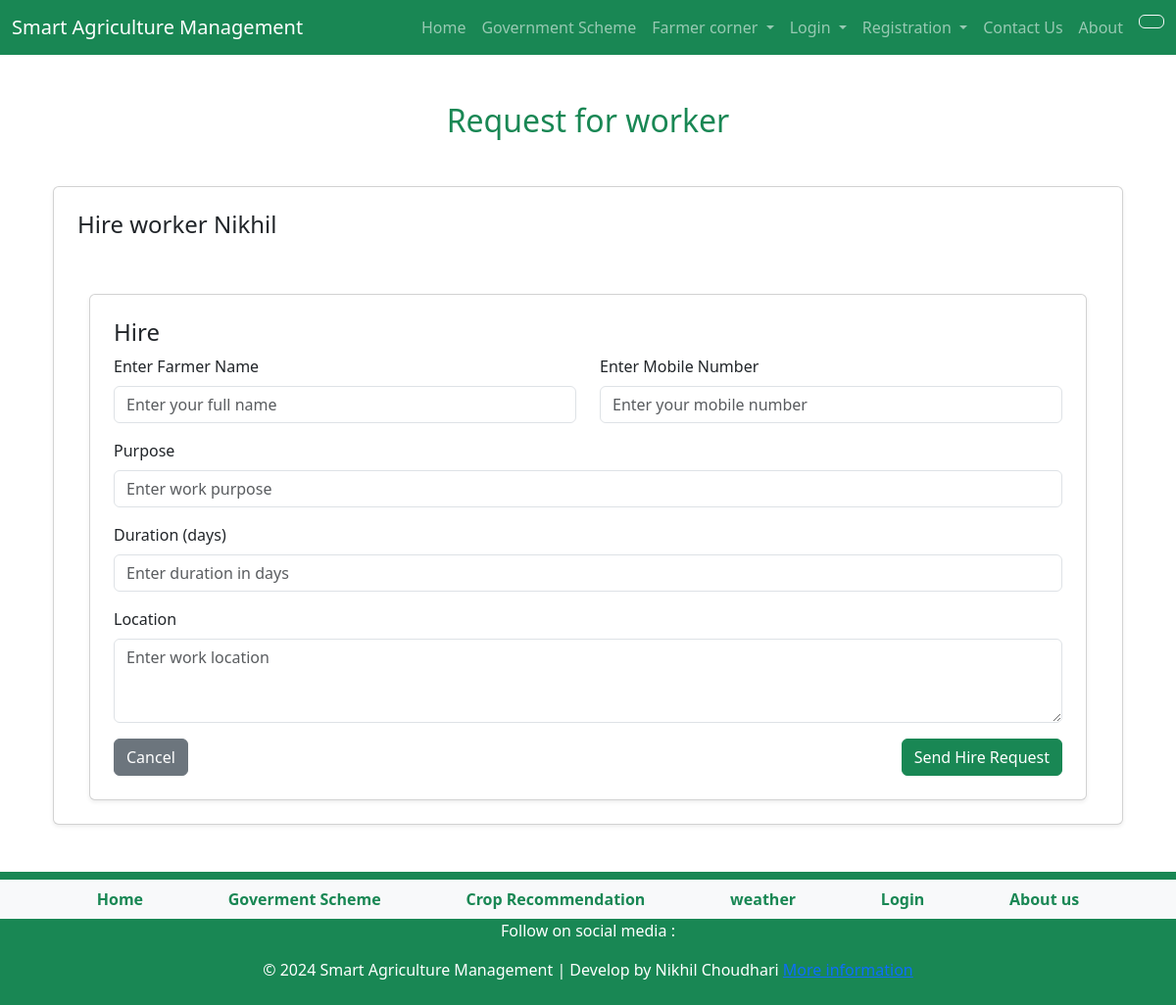
Before: /hire/3/ with the older database file.
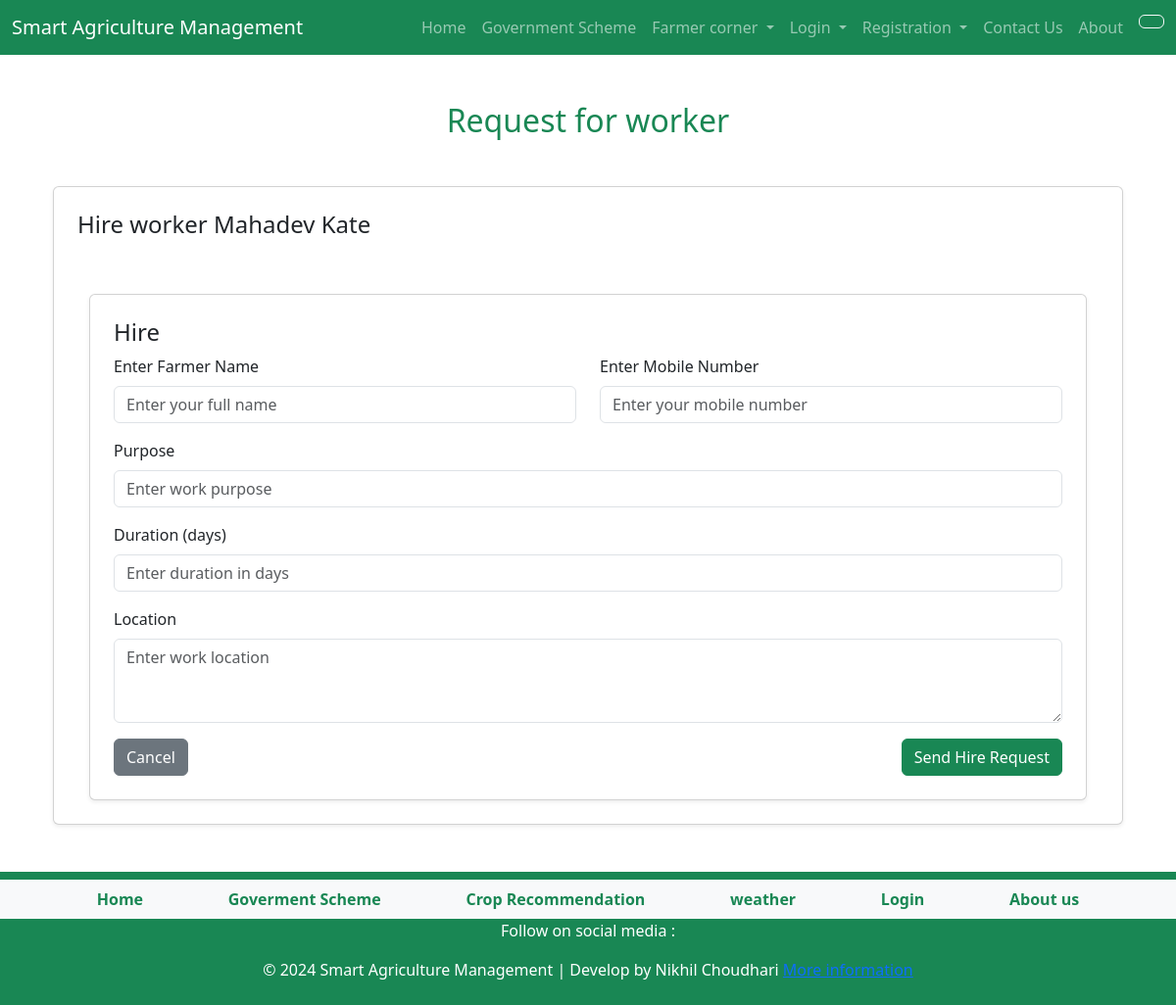
After: the same page with the newer database file.
### agri/models.py (models this page shows)
class worker(models.Model):
    fullName= models.CharField(max_length=100)
    age= models.IntegerField()
    gender= models.CharField(max_length=10)
    dist = models.CharField(max_length=20)
    subDist= models.CharField(max_length=20)
    village = models.CharField(max_length=30)
    mobno = models.CharField(max_length=10, unique=True)
    password= models.CharField(max_length=20)
    skill= models.CharField(max_length=250,  blank=True, null=True)
    availabillity=models.BooleanField(default=False)
    date = models.DateTimeField(auto_now_add=True)

### agri/views.py (the view, shortened to what this page needs)
# urls.py: path('hire/<int:worker_id>/', views.hire_worker, name='hire_worker'),
def hire_worker(request, worker_id):
    print('hi')
    work = get_object_or_404(worker, id=worker_id)
    print(request.method)
    return render(request, 'hire_request.html', { 'worker': work })

### templates/hire_request.html (shortened to what this page needs)
<!DOCTYPE html>
<html lang="en">
  <head>
    <link href="https://cdn.jsdelivr.net/npm/bootstrap@5.3.2/dist/css/bootstrap.min.css" rel="stylesheet" />
  </head>
  <body>
    {% include 'header.html' %}
    <div class="container py-5">
      <h2 class="text-center text-success mb-4">
        Request for worker
      </h2>
      <div class="container mt-5">
        <div class="card shadow-sm p-4">
            <h4>Hire worker {{ worker.fullName }}</h4>
            <div class="container mt-5">
              <div class="card shadow-sm p-4">
                  <h4>Hire {{ worker.full_name }}</h4>
                  <form method="POST">
                      <div class="row">
                          <div class="mb-3 col-md-6">
                              <label class="form-label">Enter Farmer Name</label>
                              <input type="text" name="fname" class="form-control" placeholder="Enter your full name" required>
                          </div>
                          <div class="mb-3 col-md-6">
                              <label class="form-label">Enter Mobile Number</label>
                              <input type="tel" name="fmob" class="form-control" placeholder="Enter your mobile number" required>
                          </div>
                      </div>
                      <div class="mb-3">
                          <label class="form-label">Purpose</label>
                          <input type="text" name="purpose" class="form-control" placeholder="Enter work purpose" required>
                      </div>
                      <div class="mb-3">
                          <label class="form-label">Duration (days)</label>
                          <input type="number" name="duration" class="form-control" placeholder="Enter duration in days" required>
                      </div>
                      <div class="mb-3">
                          <label class="form-label">Location</label>
                          <textarea name="location" class="form-control" placeholder="Enter work location" rows="3" required></textarea>
                      </div>
                      <div class="d-flex justify-content-between">
                          <a href="{% url 'available_laborers' %}" class="btn btn-secondary">Cancel</a>
                          <button type="submit" class="btn btn-success">Send Hire Request</button>
                      </div>
                  </form>
              </div>
          </div>
        </div>
    </div>
    </div>
    {% include 'footer.html' %}
  </body>
</html>

Changed rows visible on the page:
changed worker: fullName "Nikhil" → "Mahadev Kate"
